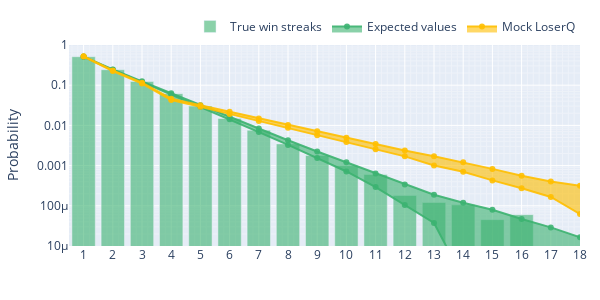

Notebook code for this chart:
### Code cell
fig = go.Figure()

fig.add_trace(
    go.Bar(
        x=np.arange(1, 20, 1),
        y=true_win_streaks_freq,
        name='True win streaks',
        marker_color='rgba(60, 179, 113, 0.6)',
    )
)

fig.add_trace(
    go.Scatter(
        x=np.arange(1, 20, 1),
        y=np.mean(mock_win_streaks_freq, axis=0) - 2*np.std(mock_win_streaks_freq, axis=0),
        line=dict(color='rgba(60, 179, 113, 0.9)'),
        name='Expected values',
        showlegend=False,
        legendgroup='fake_lose'
    )
)

fig.add_trace(
    go.Scatter(
        x=np.arange(1, 20, 1),
        y=np.mean(mock_win_streaks_freq, axis=0) + 2*np.std(mock_win_streaks_freq, axis=0),
        line=dict(color='rgba(60, 179, 113, 0.9)'),
        fillcolor='rgba(60, 179, 113, 0.6)',
        fill='tonexty',
        name='Expected values',
        legendgroup='fake_lose'
    )
)

fig.add_trace(
    go.Scatter(
        x=np.arange(1, 20, 1),
        y=np.mean(loserq_win_streaks_freq, axis=0) - 2*np.std(loserq_win_streaks_freq, axis=0),
        line=dict(color='rgba(255, 191, 0, 0.9)'),
        name='Expected values',
        showlegend=False,
        legendgroup='fake_loserq'
    )
)

fig.add_trace(
    go.Scatter(
        x=np.arange(1, 20, 1),
        y=np.mean(loserq_win_streaks_freq, axis=0) + 2*np.std(loserq_win_streaks_freq, axis=0),
        line=dict(color='rgba(255, 191, 0, 0.9)'),
        fillcolor='rgba(255, 191, 0, 0.6)',
        fill='tonexty',
        name='Mock LoserQ',
        legendgroup='fake_loserq'
    )
)

fig.update_xaxes(
    tickmode='linear', 
    tick0=1, 
    dtick=1, 
    range=[0.5, 18.],
    showgrid=True, 
    title='',
    minor=dict(showgrid=True)
)

fig.update_yaxes(
    type='log', 
    title='Probability', 
    range=[-5, 0], 
    showgrid=True, 
    minor=dict(showgrid=True)
)

fig.update_layout(
    hovermode="x",
    margin=dict(l=20, r=20, t=20, b=20),
    legend=dict(orientation="h", yanchor="bottom", y=1.02, xanchor="right", x=1),
    width=600, height=300,  
)

# Save to JSON file
with open("docs/loserQ/assets/mock_streak_histogram_win.json", "w") as f:
    f.write(fig.to_json(pretty=True))
    
fig.show()

### Figure 1 — Plotly figure (JSON) as saved in the notebook; plotly's stock layout.template omitted (floating-point values rounded to 4 significant figures)
{"data": [{"marker": {"color": "rgba(60, 179, 113, 0.6)"}, "name": "True win streaks", "x": [1, 2, 3, 4, 5, 6, 7, 8, 9, 10, 11, 12, 13, 14, 15, 16, 17, 18, 19], "y": [0.5119, 0.2428, 0.1235, 0.06167, 0.03028, 0.01491, 0.007584, 0.003468, 0.001779, 0.0009951, 0.0006031, 0.0001809, 0.0001206, 0.0001055, 4.523e-05, 6.031e-05, 0.0, 0.0, 0.0, 0.0, 0.0, 0.0, 0.0, 0.0, 0.0, 0.0, 0.0, 0.0, 0.0, 0.0, 0.0, 0.0, 0.0, 0.0, 0.0, 0.0, 0.0, 0.0, 0.0, 0.0, 0.0, 0.0, 0.0, 0.0, 0.0, 0.0, 0.0, 0.0, 0.0, 0.0, 0.0, 0.0, 0.0, 0.0, 0.0, 0.0, 0.0, 0.0, 0.0, 0.0, 0.0, 0.0, 0.0, 0.0, 0.0, 0.0, 0.0, 0.0, 0.0, 0.0, 0.0, 0.0, 0.0, 0.0, 0.0, 0.0, 0.0, 0.0, 0.0, 0.0, 0.0, 0.0, 0.0, 0.0, 0.0], "type": "bar"}, {"legendgroup": "fake_lose", "line": {"color": "rgba(60, 179, 113, 0.9)"}, "name": "Expected values", "showlegend": false, "x": [1, 2, 3, 4, 5, 6, 7, 8, 9, 10, 11, 12, 13, 14, 15, 16, 17, 18, 19], "y": [0.5088, 0.2407, 0.1195, 0.0591, 0.02911, 0.01421, 0.006833, 0.003264, 0.001554, 0.0007138, 0.0002922, 0.0001053, 3.741e-05, 1.546e-06, -1.329e-05, -1.537e-05, -1.33e-05, -9.903e-06, -9.219e-06, -5.836e-06, -6.702e-06, -2.862e-06, 0.0, 0.0, -2.854e-06, 0.0, 0.0, 0.0, 0.0, 0.0, 0.0, 0.0, 0.0, 0.0, 0.0, 0.0, 0.0, 0.0, 0.0, 0.0, 0.0, 0.0, 0.0, 0.0, 0.0, 0.0, 0.0, 0.0, 0.0, 0.0, 0.0, 0.0, 0.0, 0.0, 0.0, 0.0, 0.0, 0.0, 0.0, 0.0, 0.0, 0.0, 0.0, 0.0, 0.0, 0.0, 0.0, 0.0, 0.0, 0.0, 0.0, 0.0, 0.0, 0.0, 0.0, 0.0, 0.0, 0.0, 0.0, 0.0, 0.0, 0.0, 0.0, 0.0, 0.0], "type": "scatter"}, {"fill": "tonexty", "fillcolor": "rgba(60, 179, 113, 0.6)", "legendgroup": "fake_lose", "line": {"color": "rgba(60, 179, 113, 0.9)"}, "name": "Expected values", "x": [1, 2, 3, 4, 5, 6, 7, 8, 9, 10, 11, 12, 13, 14, 15, 16, 17, 18, 19], "y": [0.5156, 0.2474, 0.1246, 0.06289, 0.03179, 0.01614, 0.008337, 0.004262, 0.002247, 0.001208, 0.0006346, 0.0003394, 0.000189, 0.0001188, 7.949e-05, 4.68e-05, 2.902e-05, 1.655e-05, 1.345e-05, 7.348e-06, 7.911e-06, 3.164e-06, 0.0, 0.0, 3.156e-06, 0.0, 0.0, 0.0, 0.0, 0.0, 0.0, 0.0, 0.0, 0.0, 0.0, 0.0, 0.0, 0.0, 0.0, 0.0, 0.0, 0.0, 0.0, 0.0, 0.0, 0.0, 0.0, 0.0, 0.0, 0.0, 0.0, 0.0, 0.0, 0.0, 0.0, 0.0, 0.0, 0.0, 0.0, 0.0, 0.0, 0.0, 0.0, 0.0, 0.0, 0.0, 0.0, 0.0, 0.0, 0.0, 0.0, 0.0, 0.0, 0.0, 0.0, 0.0, 0.0, 0.0, 0.0, 0.0, 0.0, 0.0, 0.0, 0.0, 0.0], "type": "scatter"}, {"legendgroup": "fake_loserq", "line": {"color": "rgba(255, 191, 0, 0.9)"}, "name": "Expected values", "showlegend": false, "x": [1, 2, 3, 4, 5, 6, 7, 8, 9, 10, 11, 12, 13, 14, 15, 16, 17, 18, 19], "y": [0.5158, 0.2252, 0.1099, 0.04279, 0.02893, 0.01924, 0.01293, 0.008717, 0.005729, 0.00388, 0.002534, 0.0017, 0.001008, 0.0007014, 0.0004288, 0.0002742, 0.0001657, 6.209e-05, 4.181e-05, 1.16e-05, -8.965e-06, -7.299e-06, -1.84e-05, -1.898e-05, -1.401e-05, -1.827e-05, -1.652e-05, -1.426e-05, -9.277e-06, -1.069e-05, -7.728e-06, -6.464e-06, 0.0, 0.0, -5.19e-06, -3.171e-06, -3.156e-06, -4.349e-06, -3.171e-06, 0.0, 0.0, 0.0, 0.0, 0.0, 0.0, 0.0, 0.0, 0.0, 0.0, 0.0, 0.0, 0.0, 0.0, 0.0, 0.0, 0.0, 0.0, 0.0, 0.0, 0.0, 0.0, 0.0, 0.0, 0.0, 0.0, 0.0, 0.0, 0.0, 0.0, 0.0, 0.0, 0.0, 0.0, 0.0, 0.0, 0.0, 0.0, 0.0, 0.0, 0.0, 0.0, 0.0, 0.0, 0.0, 0.0], "type": "scatter"}, {"fill": "tonexty", "fillcolor": "rgba(255, 191, 0, 0.6)", "legendgroup": "fake_loserq", "line": {"color": "rgba(255, 191, 0, 0.9)"}, "name": "Mock LoserQ", "x": [1, 2, 3, 4, 5, 6, 7, 8, 9, 10, 11, 12, 13, 14, 15, 16, 17, 18, 19], "y": [0.5244, 0.232, 0.1154, 0.04613, 0.03155, 0.0217, 0.0149, 0.01027, 0.007138, 0.004902, 0.003433, 0.002373, 0.001709, 0.001213, 0.0008284, 0.0005622, 0.0004005, 0.0003165, 0.0002201, 0.000162, 0.0001267, 8.422e-05, 7.225e-05, 5.276e-05, 3.741e-05, 3.567e-05, 2.822e-05, 2.396e-05, 1.397e-05, 1.671e-05, 1.04e-05, 8.14e-06, 0.0, 0.0, 6.191e-06, 3.507e-06, 3.49e-06, 5.018e-06, 3.507e-06, 0.0, 0.0, 0.0, 0.0, 0.0, 0.0, 0.0, 0.0, 0.0, 0.0, 0.0, 0.0, 0.0, 0.0, 0.0, 0.0, 0.0, 0.0, 0.0, 0.0, 0.0, 0.0, 0.0, 0.0, 0.0, 0.0, 0.0, 0.0, 0.0, 0.0, 0.0, 0.0, 0.0, 0.0, 0.0, 0.0, 0.0, 0.0, 0.0, 0.0, 0.0, 0.0, 0.0, 0.0, 0.0, 0.0], "type": "scatter"}], "layout": {"xaxis": {"minor": {"showgrid": true}, "tickmode": "linear", "tick0": 1, "dtick": 1, "range": [0.5, 18.0], "showgrid": true, "title": {"text": ""}}, "yaxis": {"minor": {"showgrid": true}, "type": "log", "title": {"text": "Probability"}, "range": [-5, 0], "showgrid": true}, "margin": {"l": 20, "r": 20, "t": 20, "b": 20}, "legend": {"orientation": "h", "yanchor": "bottom", "y": 1.02, "xanchor": "right", "x": 1}, "hovermode": "x", "width": 600, "height": 300}}
